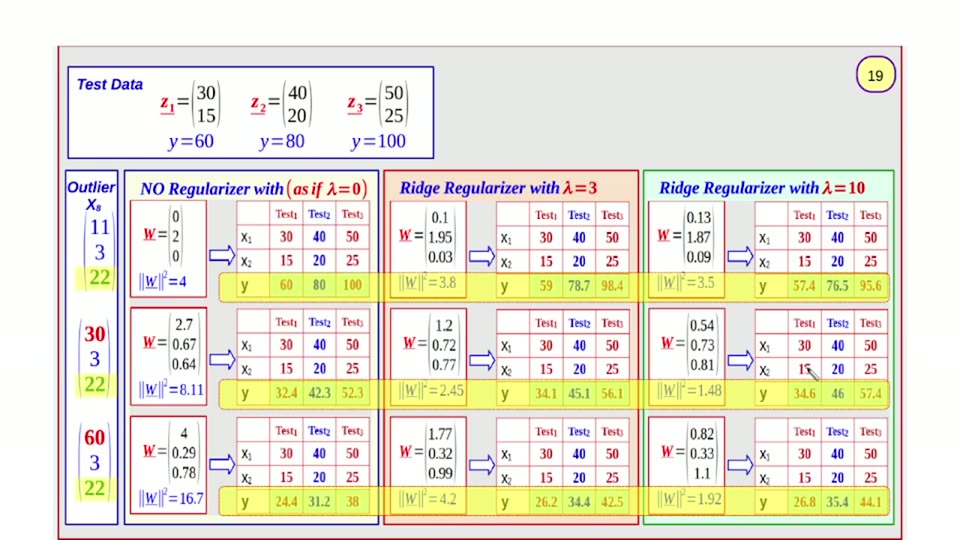
#> input picture videos/machine-learning/03_ridger_regression_gradient_descent/unique_slides/slide_019.jpg, 960 x 540 px, found by its file name
$ python pil_ycolor_census_8.py
#> lines starting #> are read from the running program, lines starting #| are printed output that depends on the picture; after the words box and inside, x2 and y2 are one past the last pixel; in counts of white or black regions, pixels touching at a corner belong together; pictures that were not available may be replaced by others from this repository, and a replacement may not be noted
#!/usr/bin/env python3
"""Colour census of the y= value cells, slide 019 original vs render_8.

Question: the build paints every 'y=<value>' glyph green (#008000, per
analysis/slide_019_final.json).  judge_attempt_6 MINOR #3 claimed the ORIGINAL
carries 'small green per-component figures flanking the W labels' and the render
omits them.  pil_green_adjud_8.py already showed the original has ZERO green in
the W-label zone (frame x124..206) for all three row groups.

This script answers the follow-up: where does green live in the ORIGINAL at all,
and what colour are the original's y= glyphs in every column group / row group?

Row-group tops are the build's measured values: 205 / 310 / 420 (frame px).
The 'y=' line is the third line of the test block (block top = gy+25), so the
glyph band is approx gy+43 .. gy+55.  A +/-4 px pad is used.
Phantom-trap law: an ink column/row counts only with >=3 px of ink.
"""
from PIL import Image
import numpy as np

Q = ("videos/machine-learning/03_ridger_regression_gradient_descent/"
     "recreated_pptx/qa/slide019")
ORIG = ("videos/machine-learning/03_ridger_regression_gradient_descent/"
        "unique_slides/slide_019.jpg")

O = np.asarray(Image.open(ORIG).convert("RGB")).astype(np.int16)
R = np.asarray(Image.open(f"{Q}/render_8.png").convert("RGB")).astype(np.int16)
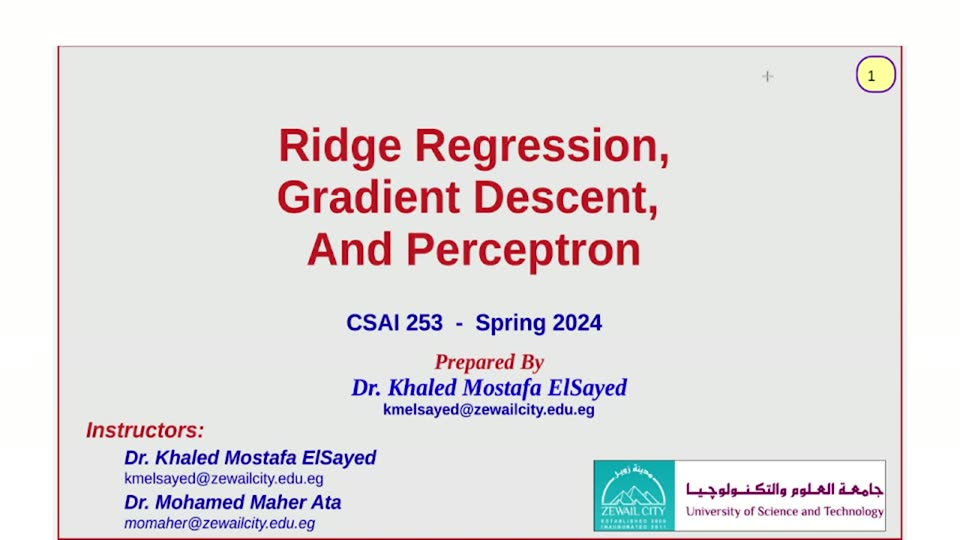
#> input picture videos/machine-learning/03_ridger_regression_gradient_descent/unique_slides/slide_001.jpg, 960 x 540 px, given in place of render_8.png, which was not available
SX, SY = R.shape[1] / 960.0, R.shape[0] / 540.0
#> SX = 1; SY = 1


def is_green(a):
    r, g, b = a[..., 0], a[..., 1], a[..., 2]
    return (g > r + 15) & (g > b + 15) & (g > 60) & (g < 235)


def is_dark(a):
    return a.mean(axis=2) < 120


def is_red(a):
    r, g, b = a[..., 0], a[..., 1], a[..., 2]
    return (r > g + 40) & (r > b + 40) & (r > 90)


def census(a, x0, x1, y0, y1):
    band = a[y0:y1, x0:x1]
    g, d, rd = is_green(band), is_dark(band), is_red(band)
    gcols = np.nonzero(g.sum(axis=0) >= 3)[0]
    dcols = np.nonzero(d.sum(axis=0) >= 3)[0]
    return int(g.sum()), len(gcols), int(d.sum()), len(dcols), int(rd.sum())


print("=" * 78)
print("A — whole-frame green census (where does green live in each image?)")
print("=" * 78)
for label, arr in (("original", O), ("render_8", R)):
    g = is_green(arr)
    cols = np.nonzero(g.sum(axis=0) >= 3)[0]
    rows = np.nonzero(g.sum(axis=1) >= 3)[0]
    print(f"  {label:9s} green px={int(g.sum()):6d}  cols>=3px={len(cols):4d} "
          f"rows>=3px={len(rows):4d}")
    if len(cols):
        # group contiguous column runs
        runs, s = [], cols[0]
        for p, q in zip(cols, cols[1:]):
            if q != p + 1:
                runs.append((s, p))
                s = q
        runs.append((s, cols[-1]))
        runs = [r for r in runs if r[1] - r[0] >= 2]
        shown = runs[:12]
        print(f"            green col runs (>=3px wide): {len(runs)}  first: "
              + ", ".join(f"x{a}..{b}" for a, b in shown))
    print()
#> this loop made 2 passes
#> (label, shown) on pass 1: ('original', [(85, 109), (309, 330), (568, 589), (642, 894)])
#> label on pass 2: 'render_8'
#|   original  green px=  4944  cols>=3px= 342 rows>=3px= 353
#|             green col runs (>=3px wide): 4  first: x85..109, x309..330, x568..589, x642..894
#|   render_8  green px=     1  cols>=3px=   0 rows>=3px=   0
#> pass 1, in is_green, `r, g, b = a[..., 0], a[..., 1], a[..., 2]`:
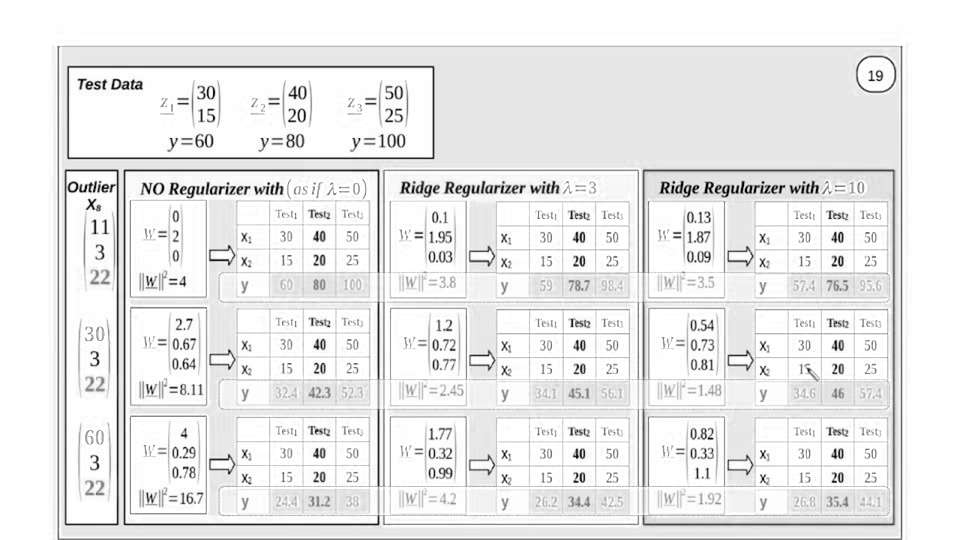
#> r: shape (540, 960) int16; min 0, max 255, mean 234.5
#> pass 1, in is_green, `r, g, b = a[..., 0], a[..., 1], a[..., 2]`:
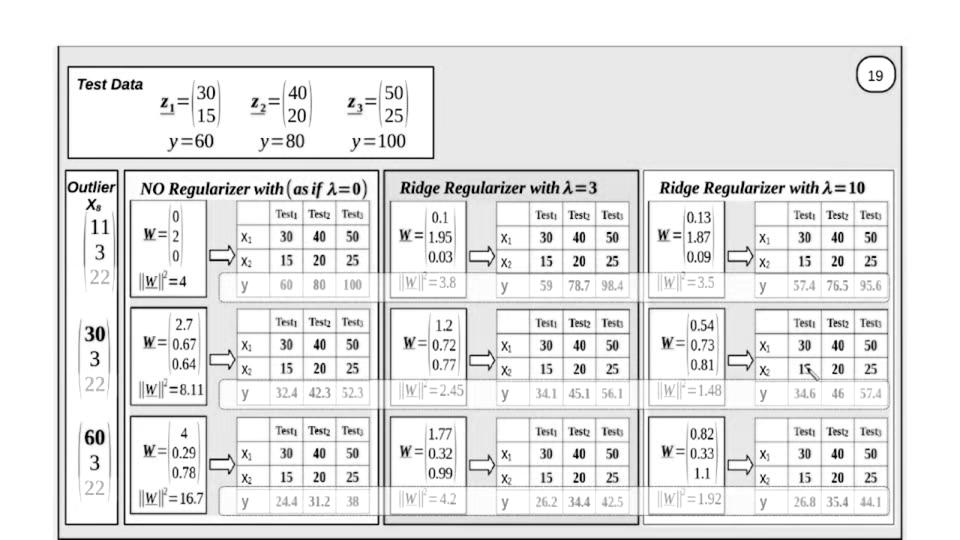
#> g: shape (540, 960) int16; min 0, max 255, mean 230.7
#> pass 1, in is_green, `r, g, b = a[..., 0], a[..., 1], a[..., 2]`:
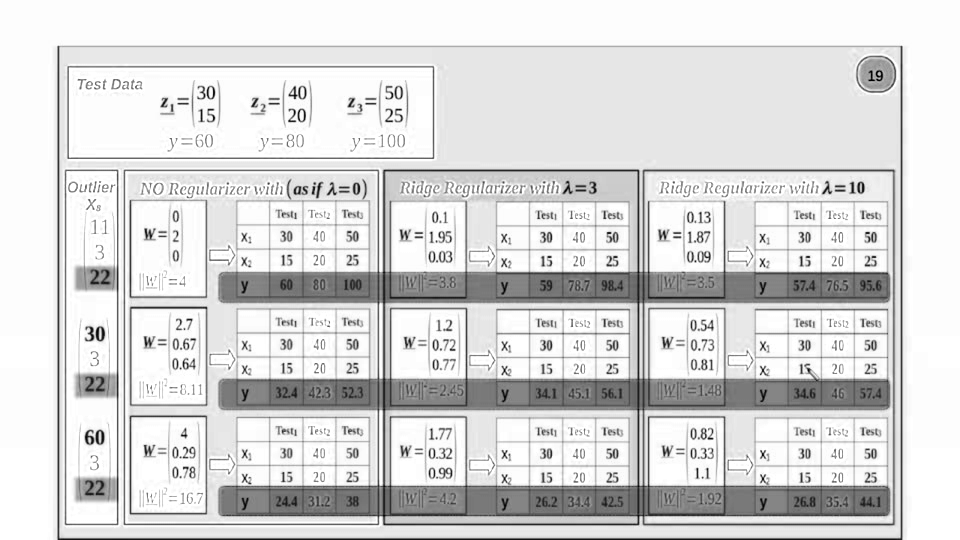
#> b: shape (540, 960) int16; min 0, max 255, mean 216.6
#> pass 1, `g = is_green(arr)`:
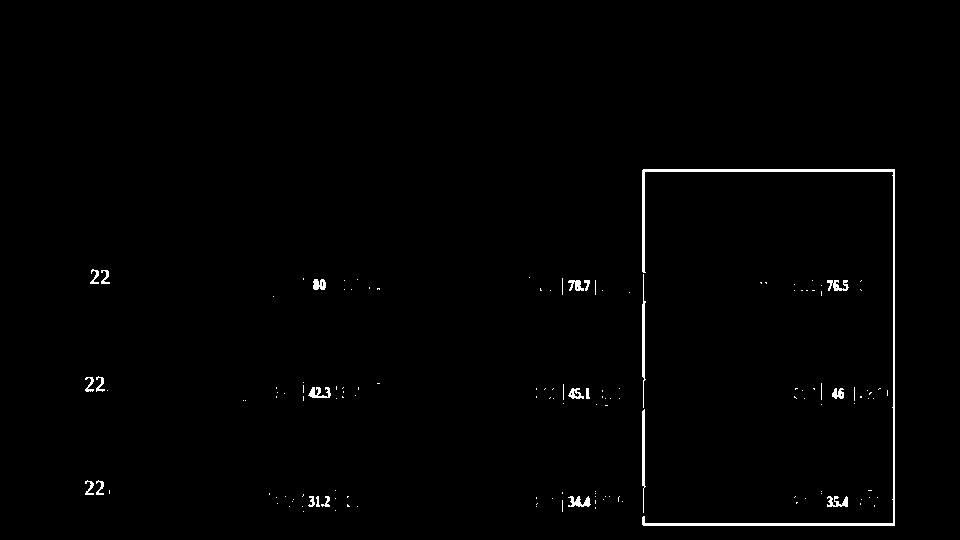
#> g: shape (540, 960) bool; 0.95% white; 143 white regions (121 under 20 px), largest, box (x1, y1, x2, y2) and area: (642, 169, 895, 526) 2544, (642, 274, 646, 408) 288, (642, 409, 646, 513) 256
#> after the loop:
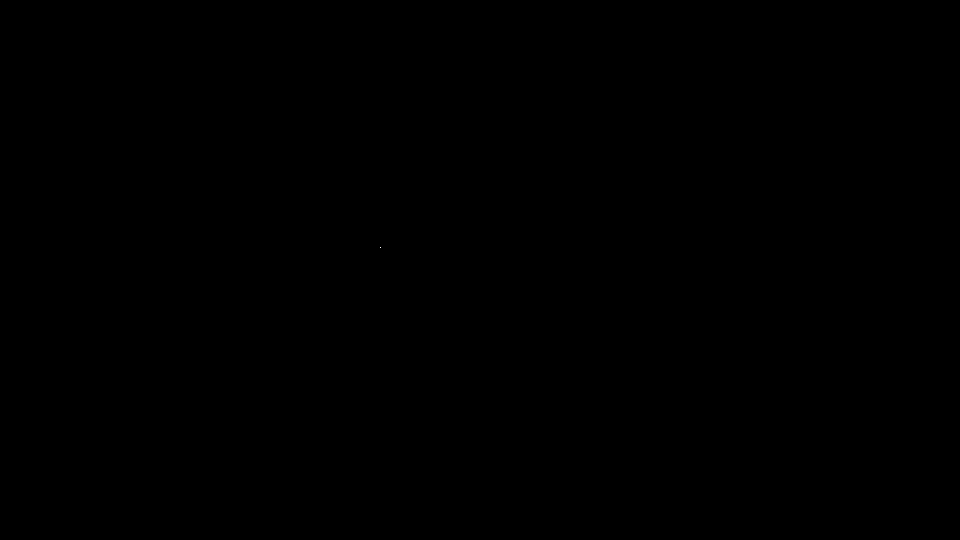
#> g: shape (540, 960) bool; 0% white in thin lines or dots, all inside (x1, y1, x2, y2) = (380, 247, 381, 248)

print("=" * 78)
print("B — y= value-cell colour, per column group x per row group")
print("=" * 78)
COLS = [
    ("NO REG  ", 124, 380),
    ("RIDGE 3 ", 384, 640),
    ("RIDGE 10", 644, 900),
]
ROWY = [(205, "row1"), (310, "row2"), (420, "row3")]

for name, x0, x1 in COLS:
    test_x0 = x0 + 82
    test_w = (x1 - x0 - 82) / 3.0
    print(f"  {name}  (test boxes x{test_x0:.0f}..{x1})")
    for gy, rname in ROWY:
        y0, y1 = gy + 40, gy + 58
        og = census(O, int(test_x0), x1, y0, y1)
        rg = census(R, int(test_x0 * SX), int(x1 * SX), int(y0 * SY), int(y1 * SY))
        print(f"    {rname} y{y0}..{y1}  original: green={og[0]:5d}px/cols{og[1]:3d} "
              f"dark={og[2]:5d}px/cols{og[3]:3d} red={og[4]:4d}   |   "
              f"render_8: green={rg[0]:5d}px/cols{rg[1]:3d} "
              f"dark={rg[2]:5d}px/cols{rg[3]:3d} red={rg[4]:4d}")
    print()
#> this loop made 3 passes
#> test_x0 on pass 2: 466
#|   RIDGE 3   (test boxes x466..640)
#|   RIDGE 10  (test boxes x726..900)

print("=" * 78)
print("C — per-test-box y= line (NO REG rows 1-3, the disputed column)")
print("=" * 78)
for gy, rname in ROWY:
    y0, y1 = gy + 40, gy + 58
    for ti in range(3):
        bx0 = 206 + ti * 58
        bx1 = bx0 + 58
        og = census(O, bx0, bx1, y0, y1)
        rg = census(R, int(bx0 * SX), int(bx1 * SX), int(y0 * SY), int(y1 * SY))
        print(f"  {rname} test{ti + 1} x{bx0}..{bx1}:  original green={og[0]:4d} "
              f"dark={og[2]:4d}   |  render_8 green={rg[0]:4d} dark={rg[2]:4d}")
    print()
#> this loop made 3 passes
#> (gy, rname, y0, y1) on passes 1 to 3: (205, 'row1', 245, 263), (310, 'row2', 350, 368), (420, 'row3', 460, 478)
#|   row1 test1 x206..264:  original green=   0 dark=  83   |  render_8 green=   0 dark=   0
#|   row1 test2 x264..322:  original green=   0 dark=  35   |  render_8 green=   0 dark= 120
#|   row1 test3 x322..380:  original green=   0 dark=  44   |  render_8 green=   0 dark= 442
#|   row2 test1 x206..264:  original green=   0 dark=  63   |  render_8 green=   0 dark=   0
#|   row2 test2 x264..322:  original green=   0 dark=  24   |  render_8 green=   0 dark=   0
#|   row2 test3 x322..380:  original green=   0 dark=  38   |  render_8 green=   0 dark=   0
#|   row3 test1 x206..264:  original green=   0 dark=  57   |  render_8 green=   0 dark= 132
#|   row3 test2 x264..322:  original green=   0 dark=  21   |  render_8 green=   0 dark= 144
#|   row3 test3 x322..380:  original green=   0 dark=  31   |  render_8 green=   0 dark= 118

print("=" * 78)
print("D — mean RGB of the darkest ink pixels in the NO REG row2/row3 y= cells")
print("=" * 78)
for gy, rname in ((310, "row2"), (420, "row3")):
    y0, y1 = gy + 40, gy + 58
    band = O[y0:y1, 206:380]
    lum = band.mean(axis=2)
    thr = np.percentile(lum, 99)
    sel = band[lum <= thr]
    print(f"  original {rname}  darkest-1% mean RGB = "
          f"({sel[:, 0].mean():.0f}, {sel[:, 1].mean():.0f}, {sel[:, 2].mean():.0f})"
          f"  min lum={lum.min():.0f}")
    rband = R[int(y0 * SY):int(y1 * SY), int(206 * SX):int(380 * SX)]
    rlum = rband.mean(axis=2)
    rthr = np.percentile(rlum, 99)
    rsel = rband[rlum <= rthr]
    print(f"  render_8 {rname} darkest-1% mean RGB = "
          f"({rsel[:, 0].mean():.0f}, {rsel[:, 1].mean():.0f}, {rsel[:, 2].mean():.0f})"
          f"  min lum={rlum.min():.0f}")
#> this loop made 2 passes
#> (gy, rname, y0, y1, thr, rthr) on passes 1 to 2: (310, 'row2', 350, 368, 255, 232), (420, 'row3', 460, 478, 255, 243.7)
#|   original row2  darkest-1% mean RGB = (234, 224, 232)  min lum=31
#|   render_8 row2 darkest-1% mean RGB = (232, 232, 232)  min lum=231
#|   original row3  darkest-1% mean RGB = (235, 226, 232)  min lum=25
#|   render_8 row3 darkest-1% mean RGB = (192, 192, 218)  min lum=25
